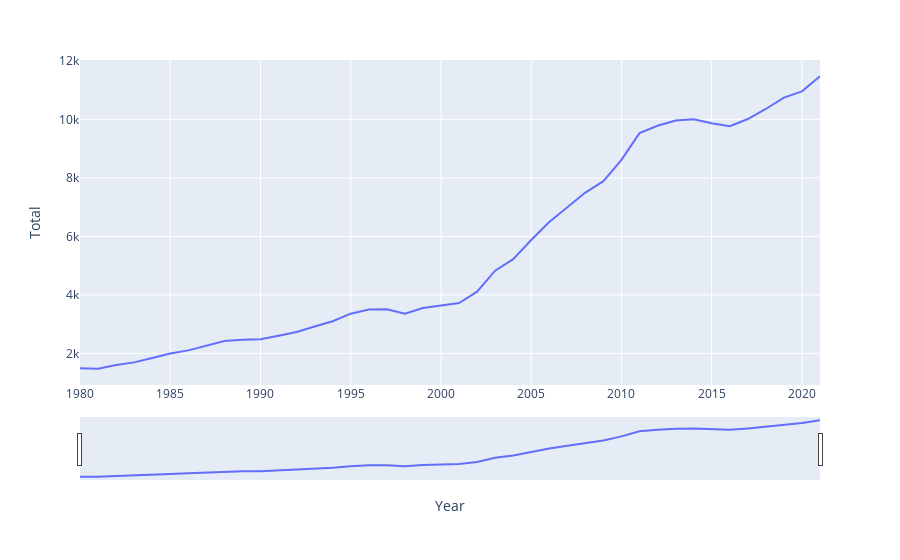

The code cell stored with this chart in its notebook:
### Code cell
#  plot to see total emission versus year for 'Germany'
fig_ger = px.line(df, x=df.index, y="Total")
fig_ger.update_xaxes(rangeslider_visible=True)
fig_ger.show()

### Figure 1 — Plotly figure (JSON) as saved in the notebook; plotly's stock layout.template omitted (floating-point values rounded to 4 significant figures)
{"data": [{"hovertemplate": "Year=%{x}<br>Total=%{y}<extra></extra>", "legendgroup": "", "line": {"color": "#636efa", "dash": "solid"}, "marker": {"symbol": "circle"}, "mode": "lines", "name": "", "orientation": "v", "showlegend": false, "type": "scatter", "x": [1980, 1981, 1982, 1983, 1984, 1985, 1986, 1987, 1988, 1989, 1990, 1991, 1992, 1993, 1994, 1995, 1996, 1997, 1998, 1999, 2000, 2001, 2002, 2003, 2004, 2005, 2006, 2007, 2008, 2009, 2010, 2011, 2012, 2013, 2014, 2015, 2016, 2017, 2018, 2019, 2020, 2021], "xaxis": "x", "y": [1494.0, 1476.0, 1607.0, 1694.0, 1845.0, 1998.0, 2104.0, 2258.0, 2426.0, 2464.0, 2485.0, 2606.0, 2731.0, 2922.0, 3100.0, 3358.0, 3503.0, 3510.0, 3360.0, 3553.0, 3644.0, 3724.0, 4112.0, 4827.0, 5224.0, 5877.0, 6489.0, 6979.0, 7497.0, 7887.0, 8617.0, 9529.0, 9779.0, 9956.0, 9999.0, 9867.0, 9765.0, 10010.0, 10350.0, 10740.0, 10960.0, 11470.0], "yaxis": "y"}], "layout": {"legend": {"tracegroupgap": 0}, "margin": {"t": 60}, "xaxis": {"anchor": "y", "domain": [0, 1], "rangeslider": {"visible": true}, "title": {"text": "Year"}}, "yaxis": {"anchor": "x", "domain": [0, 1], "title": {"text": "Total"}}}}
